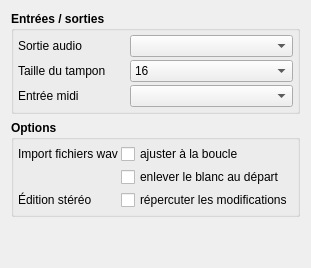
     <widget class="QWidget" name="tabGeneral">
      <attribute name="title">
       <string>Général</string>
      </attribute>
      <layout class="QGridLayout" name="gridLayout_2">
       <item row="0" column="0">
        <widget class="QGroupBox" name="groupBox_5">
         <property name="font">
          <font>
           <weight>75</weight>
           <bold>true</bold>
          </font>
         </property>
         <property name="title">
          <string>Entrées / sorties</string>
         </property>
         <property name="flat">
          <bool>true</bool>
         </property>
         <layout class="QGridLayout" name="gridLayout_5" columnstretch="2,3">
          <property name="leftMargin">
           <number>4</number>
          </property>
          <property name="topMargin">
           <number>4</number>
          </property>
          <property name="rightMargin">
           <number>4</number>
          </property>
          <property name="bottomMargin">
           <number>4</number>
          </property>
          <property name="spacing">
           <number>3</number>
          </property>
          <item row="1" column="1">
           <widget class="QComboBox" name="comboBufferSize">
            <property name="font">
             <font>
              <weight>50</weight>
              <bold>false</bold>
             </font>
            </property>
            <item>
             <property name="text">
              <string notr="true">16</string>
             </property>
            </item>
            <item>
             <property name="text">
              <string notr="true">32</string>
             </property>
            </item>
            <item>
             <property name="text">
              <string notr="true">64</string>
             </property>
            </item>
            <item>
             <property name="text">
              <string notr="true">128</string>
             </property>
            </item>
            <item>
             <property name="text">
              <string notr="true">256</string>
             </property>
            </item>
            <item>
             <property name="text">
              <string notr="true">512</string>
             </property>
            </item>
            <item>
             <property name="text">
              <string notr="true">1024</string>
             </property>
            </item>
           </widget>
          </item>
          <item row="0" column="0">
           <widget class="QLabel" name="label">
            <property name="maximumSize">
             <size>
              <width>150</width>
              <height>16777215</height>
             </size>
            </property>
            <property name="font">
             <font>
              <weight>50</weight>
              <bold>false</bold>
             </font>
            </property>
            <property name="text">
             <string>Sortie audio</string>
            </property>
           </widget>
          </item>
          <item row="0" column="1">
           <widget class="QComboBox" name="comboAudioOuput">
            <property name="sizePolicy">
             <sizepolicy hsizetype="Expanding" vsizetype="Fixed">
              <horstretch>0</horstretch>
              <verstretch>0</verstretch>
             </sizepolicy>
            </property>
            <property name="font">
             <font>
              <weight>50</weight>
              <bold>false</bold>
             </font>
            </property>
           </widget>
          </item>
          <item row="1" column="0">
           <widget class="QLabel" name="label_21">
            <property name="font">
             <font>
              <weight>50</weight>
              <bold>false</bold>
             </font>
            </property>
            <property name="text">
             <string>Taille du tampon</string>
            </property>
           </widget>
          </item>
          <item row="2" column="1">
           <widget class="QComboBox" name="comboMidiInput">
            <property name="font">
             <font>
              <weight>50</weight>
              <bold>false</bold>
             </font>
            </property>
           </widget>
          </item>
          <item row="2" column="0">
           <widget class="QLabel" name="label_4">
            <property name="font">
             <font>
              <weight>50</weight>
              <bold>false</bold>
             </font>
            </property>
            <property name="text">
             <string>Entrée midi</string>
            </property>
           </widget>
          </item>
         </layout>
        </widget>
       </item>
       <item row="1" column="0">
        <widget class="QGroupBox" name="groupBox_4">
         <property name="font">
          <font>
           <weight>75</weight>
           <bold>true</bold>
          </font>
         </property>
         <property name="title">
          <string>Options</string>
         </property>
         <property name="flat">
          <bool>true</bool>
         </property>
         <layout class="QGridLayout" name="gridLayout_6" columnstretch="6,0">
          <property name="leftMargin">
           <number>4</number>
          </property>
          <property name="topMargin">
           <number>4</number>
          </property>
          <property name="rightMargin">
           <number>4</number>
          </property>
          <property name="bottomMargin">
           <number>4</number>
          </property>
          <property name="spacing">
           <number>3</number>
          </property>
          <item row="1" column="1">
           <widget class="QCheckBox" name="checkBlanc">
            <property name="font">
             <font>
              <weight>50</weight>
              <bold>false</bold>
             </font>
            </property>
            <property name="text">
             <string>enlever le blanc au départ</string>
            </property>
           </widget>
          </item>
          <item row="0" column="1">
           <widget class="QCheckBox" name="checkBoucle">
            <property name="font">
             <font>
              <weight>50</weight>
              <bold>false</bold>
             </font>
            </property>
            <property name="text">
             <string>ajuster à la boucle</string>
            </property>
           </widget>
          </item>
          <item row="0" column="0">
           <widget class="QLabel" name="label_23">
            <property name="font">
             <font>
              <weight>50</weight>
              <bold>false</bold>
             </font>
            </property>
            <property name="text">
             <string>Import fichiers wav</string>
            </property>
           </widget>
          </item>
          <item row="2" column="1">
           <widget class="QCheckBox" name="checkRepercussionStereo">
            <property name="font">
             <font>
              <weight>50</weight>
              <bold>false</bold>
             </font>
            </property>
            <property name="text">
             <string>répercuter les modifications</string>
            </property>
           </widget>
          </item>
          <item row="2" column="0">
           <widget class="QLabel" name="label_24">
            <property name="font">
             <font>
              <weight>50</weight>
              <bold>false</bold>
             </font>
            </property>
            <property name="text">
             <string>Édition stéréo</string>
            </property>
           </widget>
          </item>
         </layout>
         <zorder>label_23</zorder>
         <zorder>checkBoucle</zorder>
         <zorder>checkBlanc</zorder>
         <zorder>checkRepercussionStereo</zorder>
         <zorder>label_24</zorder>
        </widget>
       </item>
       <item row="2" column="0">
        <spacer name="verticalSpacer_5">
         <property name="orientation">
          <enum>Qt::Vertical</enum>
         </property>
         <property name="sizeHint" stdset="0">
          <size>
           <width>20</width>
           <height>40</height>
          </size>
         </property>
        </spacer>
       </item>
      </layout>
     </widget>
